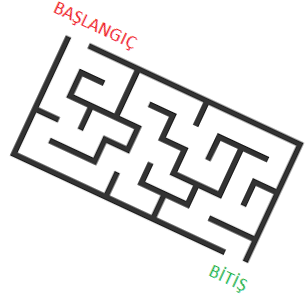
#> input picture rt2.png, 308 x 304 px
$ python any_all.py
#> lines starting #> are read from the running program, lines starting #| are printed output that depends on the picture; after the words box and inside, x2 and y2 are one past the last pixel; in counts of white or black regions, pixels touching at a corner belong together
import cv2
import  numpy
import math


def findBeam(startPoint,direction,imgEdge):  # [y,x] şeklinde olmalı

    y,x = imgEdge.shape
    i,j = startPoint    # ------> i==y j==x
    yon = []
    state = True


    while state:

        kopru = imgEdge[i][j]


        if( kopru == 255):

            state = False
        else:

            if(direction == 0):  #  ------> 0 == 0

                if ( x - 1 ==  j):
                    i, j = 0, 0

                    break

                i, j = i, j + 1

            elif(direction == 1): # -----> 1 == 2


                if ( i ==  0):


                    i, j = 0, 0

                    break

                i,j = i - 1, j


            elif(direction == 2):  # ------> 2 == 4

                if ( j == 0):

                    i, j = 0, 0

                    break


                i,j = i , j - 1


            elif(direction == 3):  # ------> 3 == 6

                if (y - 1 == i):

                    i, j = 0, 0

                    break


                i,j = i + 1 , j


    return [i,j]


def komsuluk(koordinat,geriYol,limit,img):  # unutma i == y ekseni  j == x ekseni
    i, j = koordinat

    dugum = []
    backPath = geriYol[:]


    dizi= []  # burada hata olabilir...  burada en son 3 eleman eklemede sıkıntı çıkarıyor ondan böyle 2 tane 0-0 dizisi atadın  ----> Hacı burada boş küme ile başlattım. return evresinden önce o elemanı silmelisin
    deg = 0
    dogruYol = 0

    for k in range(limit):
        yon = []

        if (img[i][j + 1] == 255 and [i,j+1] not in backPath): # burda bug var i,j dizinin ilk elamanını 0-0 yapıyorum ama etraflıca düşün
            yon.append(0)
            kopru = 0

        if (img[i + 1][j + 1] == 255 and [i+1,j+1] not in backPath):
            yon.append(1)
            kopru = 1

        if (img[i + 1][j] == 255 and [i+1,j] not in backPath):
            yon.append(2)
            kopru = 2


        if (img[i + 1][j - 1] == 255 and [i+1,j-1] not in backPath):
            yon.append(3)
            kopru = 3

        if (img[i][j - 1] == 255 and [i,j-1] not in backPath):
            yon.append(4)
            kopru = 4

        if (img[i - 1][j - 1] == 255 and [i-1,j-1] not in backPath):
            yon.append(5)
            kopru = 5

        if (img[i - 1][j] == 255 and [i-1,j] not in backPath):
            yon.append(6)  #duvgum değikeninin adını yon olarak değiştir.
            kopru = 6

        if (img[i - 1][j + 1] == 255 and [i-1,j+1] not in backPath):  # buralara dikkat et ve 255 değerine de

            yon.append(7)
            kopru = 7


        if (len(yon) > 1):# dugum içini başka bir değişkene ata sebebi bu şekilde dugum her zaman 0 büyük oluyor. !!!!DİKKAT ETMELİSİN!!!!!!!!!

            dizi.append([i, j])
            dugum = dugumNoktalari(i, j, yon)
            filtreDugum = dugumFiltre(i, j, dugum)  # filtreDugum2 == backPath için dügüm

            if (len(filtreDugum) > 1):


                  # yapılacakları düşün dugum noktası çıkarsa

                filtreDugum2 = dugumFiltre2(i,j,filtreDugum)
                dugum = filtreDugum2[:]
                break

            else:
                backPath.append([i, j])

                i,j = filtreDugum[0]
                backPath.append([i, j])


        elif (len(yon) <= 0 and [i,j]):

            dizi.append([i, j])
            dugum = [[-1, -1, dizi]]

            break


        else:
            #dizi == path
            dizi.append([i,j])

            interim = dugumNoktalari(i, j, yon)  #x,ydi değiştirdim i,j ile hata yapmış olabilirim...

            i,j = interim[0][0],interim[0][1] # sebebi dizi içinde dizi döndermesidir.
            backPath.append([i,j])


    geriDonus = dizi[0]
    return dugum,dizi,geriDonus


def noDuplicateValue(list):


    s = []
    for i in list:
        if i not in s:
            s.append(i)

    return s

def dugumFiltre2(y,x,dugum):

    dizi = komsulukSaptama([y,x],dugum)

    gurultu = []
    for i in dizi:

        for j in dizi:


            y = abs(i[0] - j[0])
            x = abs(i[1] - j[1])

            if([y,x] == [1,0] and i[2] in [1,3,5,7]):

                gurultu.append([i[0],i[1]])

            elif([y,x] == [0,1] and i[2] in [1,3,5,7]):

                gurultu.append([i[0],i[1]])


    gurultu = noDuplicateValue(gurultu)
    for i in range(len(dizi)):

        dizi[i].pop(2)

    for i in gurultu:

        dizi.remove(i)


    return dizi


def dugumNoktalari(x1,y1,dugum):


    deger = []
    for i in dugum:
        x,y = x1,y1
        if (i == 0):

            x, y = x, y + 1

            deger.append([x, y])

        elif (i == 1):

            x, y = x + 1, y + 1
            deger.append([x , y])

        elif (i == 2):

            x, y = x + 1, y
            deger.append([x, y])

        elif (i == 3):

            x, y = x + 1, y - 1
            deger.append([x, y])

        elif (i == 4):

            x, y = x, y - 1
            deger.append([x, y])

        elif (i == 5):

            x, y = x - 1, y - 1
            deger.append([x, y])

        elif (i == 6):

            x, y = x - 1, y
            deger.append([x, y])

        elif (i == 7):

            x, y = x - 1, y + 1
            deger.append([x, y])

    return deger

def dugumFiltre(i1,j1,dugum):


    dizi = []

    resDizi = []
    res2Dizi = []

    kopru = 0
    kopru2 = 0


    for i in dugum:
        for j in dugum:


            resDizi.append(abs(i[0] - j[0]))
            res2Dizi.append(abs(i[1] - j[1]))


    resDizi.sort()
    res2Dizi.sort()

    res = resDizi[-1]
    res2 = res2Dizi[-1]

    if(len(dugum) == 3 and res == 0): # dugum sayısı 3 e eşit olduğunda ve geliş guzergahının sagında veya solunda dugumlerin oldugu durum (y   ekseni için) # dikkat et bu durum gerçekleştiğinde dugum sayısı 3 de olsa aralarındaki fark 0 olmuyor. fark sıfır olsa dugum sayısı == 2 olmuş oluyor

        kopru = 0


    elif(len(dugum) ==  3 and res2 == 0):  # dugum sayısı 3 e eşit olduğunda ve geliş guzergahının altında veya ustunde dugumlerin oldugu durum (x ekseni için)

        kopru = 0


    elif(res > 1 or res2 > 1 or (res == 1 and res2 == 1)):


        dizi = dugum[:]
        kopru = 1


    if(kopru == 0):

        for n in dugum:

            if ([i1, j1 + 1] == n):  # ----> 0

                dizi.append(n)


            elif([i1 + 1,j1] == n):  # ----> 2

                dizi.append(n)


            elif ([i1, j1 - 1] == n): # ----> 4

                dizi.append(n)

            elif ([i1 -1, j1] == n):  # ----> 6

                dizi.append(n)


    return dizi


def komsulukSaptama(koordinat,dugum):

    i,j = koordinat
    yon = []

    for k in range(len(dugum)):

        araDeger = [dugum[k][0],dugum[k][1]]


        if ([i,j + 1] == araDeger):  # burda bug var i,j dizinin ilk elamanını 0-0 yapıyorum ama etraflıca düşün
            yon.append(0)

            dugum[k].append(0)
            kopru = 0

        elif ([i + 1,j + 1] == araDeger):
            yon.append(1)
            dugum[k].append(1)
            kopru = 1

        elif ([i + 1,j] == araDeger):
            yon.append(2)
            dugum[k].append(2)
            kopru = 2

        elif ([i + 1,j - 1] == araDeger):
            yon.append(3)
            dugum[k].append(3)
            kopru = 3

        elif ([i,j - 1] == araDeger):
            yon.append(4)
            dugum[k].append(4)
            kopru = 4

        elif ([i - 1,j - 1] == araDeger):
            yon.append(5)
            dugum[k].append(5)
            kopru = 5

        elif ([i - 1,j] == araDeger):
            yon.append(6)

            dugum[k].append(6)# duvgum değikeninin adını yon olarak değiştir.
            kopru = 6

        elif ([i - 1,j + 1] == araDeger):  # buralara dikkat et ve 255 değerine de

            yon.append(7)
            dugum[k].append(7)
            kopru = 7

    return dugum


def edgeDetection(img):


    edges = cv2.Canny(img, 50, 150)
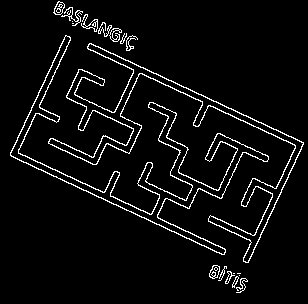
#> edges: shape (304, 308); 5.1% white in thin lines or dots


    return edges


def calculationAngle(startP,endP):

    y,x = startP[0] - endP[0], startP[1] - endP[1]


    hipotenus = math.sqrt(x**2 + y**2)

    sinX = abs( x / hipotenus)

    teta =  math.asin(sinX)
    teta = teta * 180/math.pi

    return teta


def findRightAngle(kose,backPath,edge):


    corners = []
    ara = kose[:]
    oldAngle = 0
    state = True
    geriDonus = backPath[:]


    ilkGir=True
    while(state):

        dugum,path,geriDonus =komsuluk(ara,geriDonus,15,edge)
        geriDonus = [path[-3],path[-2],path[-1]]
        angle = int( calculationAngle(path[0],path[-1]))
        oldAngle = [oldAngle-1,oldAngle -2,oldAngle-3,oldAngle -4,oldAngle-5,oldAngle,oldAngle+1,oldAngle +2,oldAngle+3,oldAngle +4,oldAngle+5]
        dizi = []
        for i in range(len(20)):

            dizi.append(oldAngle - 10 + i)

        if angle in oldAngle or ilkGir ==True:

            oldAngle = angle
            ilkGir = False

        else:

            state = False
            corners.append(path[0],path[-1])
            #path bilgisini tut
        ara = path[-1]

    state = True

# hacı kaç brim ilerdiğini dönder ve ekle

def isaret(list):

    bit = []

    for i in list:

        if(i<0):

            bit.append(0)
        else:
            bit.append(1)

    return bit


def rightDetection(limit,edgeImg):


#> called with limit = 10
    maxY,maxX =  edgeImg.shape
#> maxY = 304; maxX = 308
    aralıkY = math.floor(maxX/limit)
#> aralıkY = 30
    aralıkX = math.floor(maxX/limit)
#> aralıkX = 30
    points = []
    kosePoints = []
    y,x = aralıkY,aralıkX
#> y = 30; x = 30
    turev = []
    turevler = []
    kopru = []
    index = 0
    flag = 0


    for i in range(4):
        direction = i

        if(direction == 0):

            y,x = aralıkY, 0

        elif (direction == 1):

            y, x = maxY - 1 , aralıkX


        elif (direction == 2):

            y, x = maxY - aralıkY, maxX - 1

        elif (direction == 3):

            y, x = 0, maxX - aralıkX

        for j in range(limit):

            point = findBeam([y,x],direction,edgeImg)
            points.append(point)


            if (direction == 0):

                y = y + aralıkY


            elif(direction == 1):

                x = x + aralıkX

            elif(direction == 2):

                y = y - aralıkY

            else:

                x = x - aralıkX


        kosePoints.append(points)
        points = []
#> after the loop, kosePoints = 4 items


    for i in range(len(kosePoints)):
        for j in range(len(kosePoints[0])-1):

            if(len(turev)== 0):

                y1 = kosePoints[i][j][0] - kosePoints[i][j + 1][0]
                x1 = kosePoints[i][j][1] - kosePoints[i][j + 1][1]

                turev.append([y1,x1])
            else:

                if(kosePoints[i][j] == [0,0] or kosePoints[i][j + 1] == [0,0] ):

                    continue

                else:

                    y1 = kosePoints[i][j][0] - kosePoints[i][j+1][0]
                    x1 = kosePoints[i][j][1] - kosePoints[i][j + 1][1]

                    turev.append([y1,x1])
        turevler.append(turev)
        turev = []
#> this loop made 4 passes
#> after the loop, turevler = 4 items

    for i in range(len(turevler)):
        for j in range(len(turevler[i])):

            isaretBit1 = isaret(turevler[i][j])
            isaretBit2 = isaret(turevler[i][j+1])

            if(isaretBit1 != isaretBit2):

                index = j
                flag = 1
                break

        if (flag == 0):
            index = isaretBit2
        kopru.append(index)
        index = 0
#> after the loop, kopru = [3, 6, 3, 6]


    for i in range(len(kopru)):


        kopru[i] = kosePoints[i][math.floor(kopru[i] / 2) + 1]
#> after the loop, kopru = [[90, 39], [221, 150], [214, 270], [74, 158]]

    return kopru

def dugumDetection(edgeImg):


    geriDugum = []
    result = []
    result2 = []
    kopru = rightDetection(10,edgeImg)
#> kopru = [[90, 39], [221, 150], [214, 270], [74, 158]]
    for i in kopru:

        dugum,path, backPath = komsuluk(i,[[0,0]],1,edgeImg)

        geriDugum.extend(dugum)
        geriDugum.append(backPath)

        result.append(dugum)
        result2.append(geriDugum)
        geriDugum = []
#> this loop made 4 passes
#> dugum on passes 1, 2, 4: [[90, 40], [91, 39]], [[221, 151], [220, 150]], [[75, 158], [74, 157]]
#> dugum on pass 3: [[215, 270], [213, 270]]
#> after the loop, result = [[[90, 40], [91, 39]], [[221, 151], [220, 150]], [[215, 270], [213, 270]], [[75, 158], [74, 157]]]; result2 = [[[90, 40], [91, 39], [90, 39]], [[221, 151], [220, 150], [221, 150]], [[215, 270], [213, 270], [214, 270]], [[75, 158], [74, 157], [74, 158]]]


    return result,result2

def cornerDetection(edgeImg):


    cornerPoint = []
    dugums,backPaths = dugumDetection(edgeImg)
#> dugums has the same summary as result in dugumDetection; backPaths has the same summary as result2 in dugumDetection

    for i in range(len(dugums)):

        for j in range(len(dugums[i])):

            ara = findRightAngle(dugums[i][j],backPaths[i],edgeImg)

            cornerPoint.append(ara)
#> this loop made 1 pass
#> after the loop, cornerPoint = []


    # labirentSaptama()
    #dugumSaptama()------> her köşe için 2 tane dügüm noktası toplamda 8 tane dügüm noktası döndürecek back pathle beraber
    #findRightAngle() ------> komsuluk u çağıracak içerisinde farklı açı değeri çıkana kadar.
    # bu fonksiyon içinde de çıkan köşeler derlenip-toparlanacak ve köşeler tespit edilecek


    #notlar hacı komşuluğu dügüm noktalarından başlat bulduğun ilk noktadan değil. Bulduğun ilk noktayıda arguman olarak backPath olarak ver. Böylece geri dönüşleri
    #rahat engellemiş olursun.

    print()
img = cv2.imread("rt2.png",0)
edges = edgeDetection(img)
#a = komsuluk([94,38],[[0,0]],1,edges)

#dugumDetection(edges)
#> (the run stopped early here; a loop or call above may not have finished)

$ run again, with rt1.png copied over rt2.png
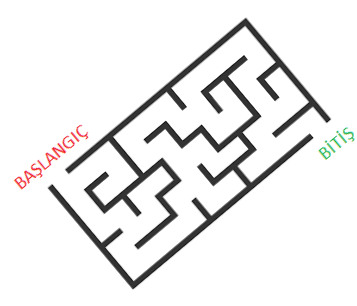
#> input picture rt1.png, 357 x 306 px
#> in edgeDetection, `edges = cv2.Canny(img, 50, 150)`:
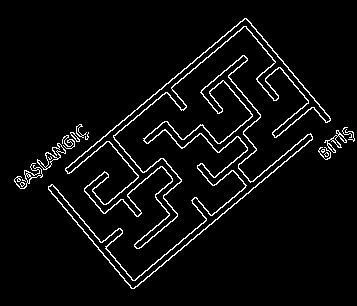
#> edges: shape (306, 357); 4.7% white in thin lines or dots, all inside (x1, y1, x2, y2) = (14, 18, 355, 289)
#> after the loop in rightDetection, `for i in range(4):`: kosePoints = []

$ run again, with rt4.png copied over rt2.png
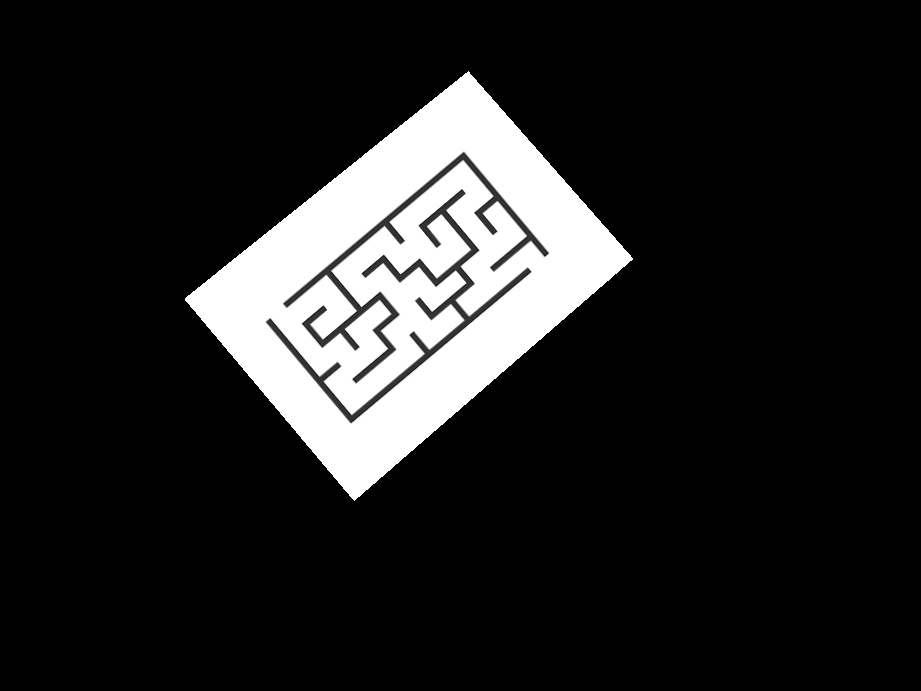
#> input picture rt4.png, 921 x 691 px
#> img is the input picture: shape (691, 921); min 0, max 255, mean 34.7
#> in edgeDetection, `edges = cv2.Canny(img, 50, 150)`:
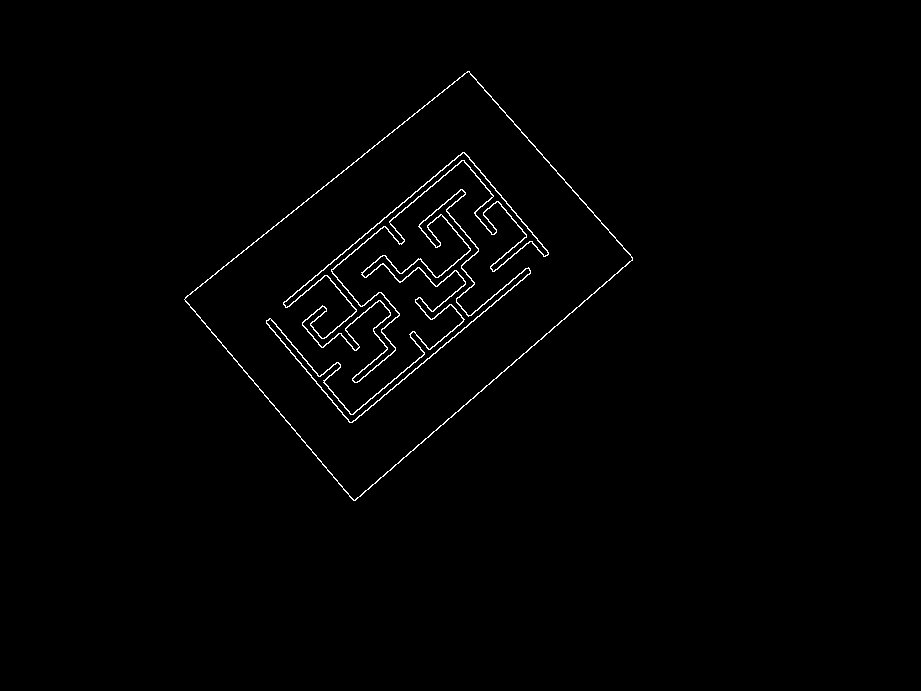
#> edges: shape (691, 921); 0.95% white in thin lines or dots, all inside (x1, y1, x2, y2) = (184, 71, 633, 501)
#> after the loop in rightDetection, `for i in range(4):`: kosePoints = []
